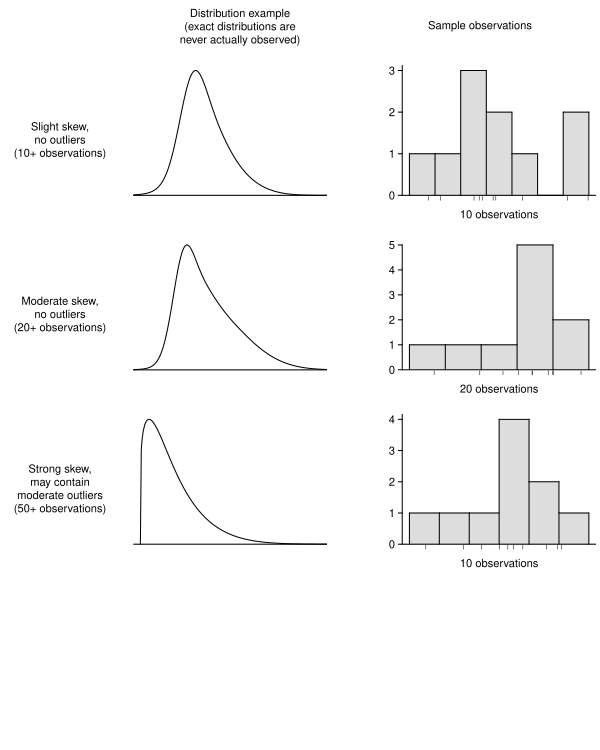

Write the R code that produced this figure.
require(openintro)
set.seed(2)

myPDF('varyingDegreesOfSkew.pdf', 6, 7.5, mgp=c(0.55, 0.55, 0))
M <- matrix(1:15, 5, byrow=TRUE)
layout(M, c(1,2,2), c(1.5, 5, 5, 5, 5))

#_____ Headings _____#
par(mar=rep(0,4))
plot(0:1, 0:1, type="n", xlab="", ylab="", axes=FALSE)

par(mar=rep(0,4))
plot(0:1, 0:1, type="n", xlab="", ylab="", axes=FALSE)
text(0.5, 0.5, "Distribution example\n(exact distributions are\nnever actually observed)")

par(mar=rep(0,4))
plot(0:1, 0:1, type="n", xlab="", ylab="", axes=FALSE)
text(0.5, 0.5, "Sample observations")


# #_____ Normal _____#
# par(mar=rep(0,4))
# plot(0:1, 0:1, type="n", xlab="", ylab="", axes=FALSE)
# text(0.5, 0.5, "Normally distributed\n(2+ observations)")

# par(mar=c(2,1,1,2.5))
# X <- seq(-5, 5, 0.01)
# Y <- dnorm(X)
# plot(X, Y, type="l", xlab="", ylab="", axes=FALSE, xlim=c(-3.8, 3.8))
# axis(1, at=-4:4, labels=rep("", 9))
# abline(h=0)

# par(mar=c(2,3.2,1,0.3))
# x <- rnorm(7)
# histPlot(x, axes=FALSE, ylab="", xlab="7 observations")
# axis(2, 0:5)
# rug(x)

# #_____ Symmetric _____#
# par(mar=rep(0,4))
# plot(0:1, 0:1, type="n", xlab="", ylab="", axes=FALSE)
# text(0.5, 0.5, "Symmetric, no outliers\n(5+ observations)")
# par(mar=c(2,0,1,2))

# par(mar=c(2,1,1,2.5))
# X    <- seq(-5, 5, 0.01)
# Y    <- dt(X, 10) + dunif(X, -2, 2)
# plot(X, Y, type="l", xlab="", ylab="", axes=FALSE, xlim=c(-4, 4))
# axis(1, at=-4:4, labels=rep("", 9))
# abline(h=0)

# par(mar=c(2,3.2,1,0.3))
# x <- rnorm(10)
# histPlot(x, axes=FALSE, ylab="", xlab="10 observations")
# axis(2, 0:5)
# rug(x)


#_____ Slight skew _____#
par(mar=rep(0,4))
plot(0:1, 0:1, type="n", xlab="", ylab="", axes=FALSE)
text(0.5, 0.5, "Slight skew,\nno outliers\n(10+ observations)")
par(mar=c(2,0,1,2))

par(mar=c(2,1,1,2.5))
X    <- seq(-5, 12, 0.025)
Y    <- dnorm(X) + dnorm(X, 1, 1.5) + dnorm(X, 2, 2.25)
plot(X, Y, type="l", xlab="", ylab="", axes=FALSE, xlim=c(-4, 10))
abline(h=0)

par(mar=c(2,3.2,1,0.3))
x <- rnorm(10)
histPlot(x, axes=FALSE, ylab="", xlab="10 observations")
axis(2, 0:5)
rug(x)


#_____ Moderate skew _____#
par(mar=rep(0,4))
plot(0:1, 0:1, type="n", xlab="", ylab="", axes=FALSE)
text(0.5, 0.5, "Moderate skew,\nno outliers\n(20+ observations)")
par(mar=c(2,0,1,2))

par(mar=c(2,1,1,2.5))
X    <- seq(-5, 15, 0.1)
Y    <- dnorm(X) + dnorm(X, 1.25, 1.5) + dnorm(X, 3, 2.25) + dnorm(X, 5, 3)
plot(X, Y, type="l", xlab="", ylab="", axes=FALSE, xlim=c(-4, 13))
abline(h=0)

par(mar=c(2,3.2,1,0.3))
x <- rnorm(10)
histPlot(x, axes=FALSE, ylab="", xlab="20 observations")
axis(2, 0:5)
rug(x)


#_____ Strong skew _____#
par(mar=rep(0,4))
plot(0:1, 0:1, type="n", xlab="", ylab="", axes=FALSE)
text(0.5, 0.5, "Strong skew,\nmay contain\nmoderate outliers\n(50+ observations)")
par(mar=c(2,0,1,2))

par(mar=c(2,1,1,2.5))
X    <- seq(0, 12, 0.05)
Y    <- dgamma(X, 1.2, 1.1)*(X+1) + ifelse(X>0, dnorm(X, 1, 2.5), 0)
plot(X, Y, type="l", xlab="", ylab="", axes=FALSE, xlim=c(0, 10))
abline(h=0)

par(mar=c(2,3.2,1,0.3))
x <- rnorm(10)
histPlot(x, axes=FALSE, ylab="", xlab="10 observations")
axis(2, 0:5)
rug(x)


dev.off()
